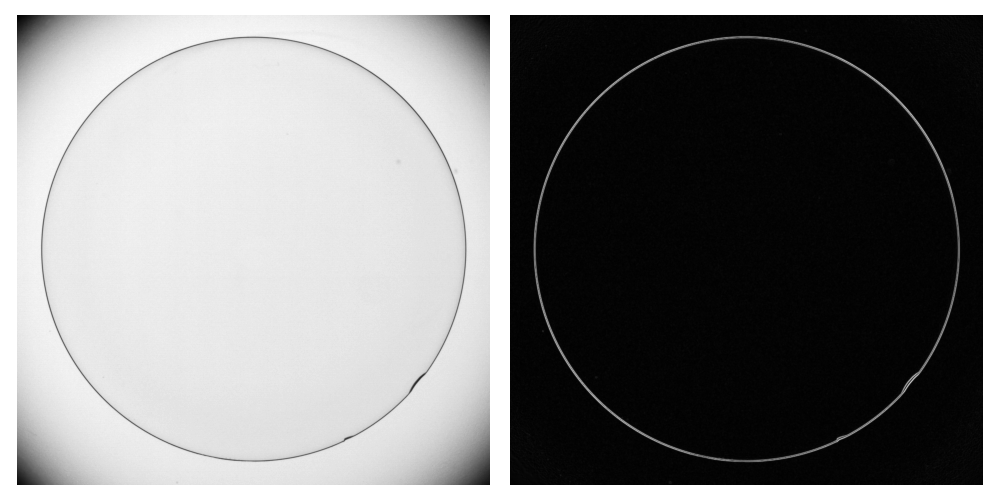

Reproduce this figure in Python.
import numpy as np
import matplotlib.pyplot as plt
from skimage.io import imread
from scipy.ndimage import correlate
from libDIPUM.data_path import dip_data

# Sobel kernels
wh = np.array([[1, 2, 1],
               [0, 0, 0],
               [-1, -2, -1]], dtype=float)
wv = wh.T

# Data
f = imread(dip_data('contact-lens.tif'))
if f.ndim == 3:
    f = f[:, :, 0]

# Filtering (MATLAB 'symmetric' -> scipy 'reflect')
gx = np.abs(correlate(f.astype(float), wv, mode='reflect'))
gy = np.abs(correlate(f.astype(float), wh, mode='reflect'))
g = gx + gy

# Display
plt.figure(figsize=(10, 5))

plt.subplot(1, 2, 1)
plt.imshow(f, cmap='gray')
plt.axis('off')

plt.subplot(1, 2, 2)
plt.imshow(g, cmap='gray')
plt.axis('off')

plt.tight_layout()
plt.savefig('Figure357.png')
print('Saved Figure357.png')
plt.show()
